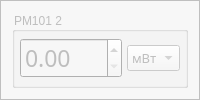
                <widget class="QFrame" name="frame_11">
                 <property name="styleSheet">
                  <string notr="true">background-color: rgb(247, 247, 247);</string>
                 </property>
                 <property name="frameShape">
                  <enum>QFrame::StyledPanel</enum>
                 </property>
                 <property name="frameShadow">
                  <enum>QFrame::Plain</enum>
                 </property>
                 <layout class="QGridLayout" name="gridLayout_24">
                  <item row="0" column="0">
                   <widget class="QGroupBox" name="groupBox_13">
                    <property name="enabled">
                     <bool>false</bool>
                    </property>
                    <property name="autoFillBackground">
                     <bool>false</bool>
                    </property>
                    <property name="title">
                     <string>PM101 2</string>
                    </property>
                    <property name="flat">
                     <bool>true</bool>
                    </property>
                    <layout class="QGridLayout" name="gridLayout_35" columnstretch="5,2">
                     <property name="leftMargin">
                      <number>5</number>
                     </property>
                     <property name="topMargin">
                      <number>5</number>
                     </property>
                     <property name="rightMargin">
                      <number>5</number>
                     </property>
                     <property name="bottomMargin">
                      <number>5</number>
                     </property>
                     <property name="spacing">
                      <number>5</number>
                     </property>
                     <item row="0" column="0">
                      <widget class="QDoubleSpinBox" name="pm101_2_pm_spin">
                       <property name="font">
                        <font>
                         <family>Lucida Sans</family>
                         <pointsize>17</pointsize>
                        </font>
                       </property>
                      </widget>
                     </item>
                     <item row="0" column="1">
                      <widget class="QComboBox" name="pm101_2_unit_combo">
                       <property name="font">
                        <font>
                         <family>Lucida Sans</family>
                         <pointsize>10</pointsize>
                        </font>
                       </property>
                       <item>
                        <property name="text">
                         <string>мВт</string>
                        </property>
                       </item>
                      </widget>
                     </item>
                    </layout>
                   </widget>
                  </item>
                 </layout>
                </widget>
